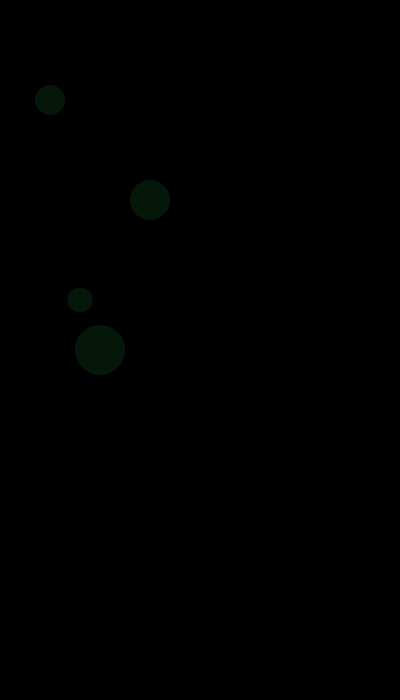
Frame 1 (no input)
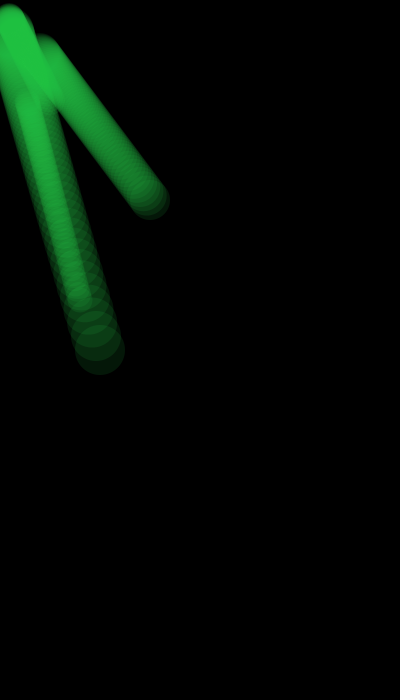
Frame 60 (the mouse pressed at the canvas centre just before this capture)
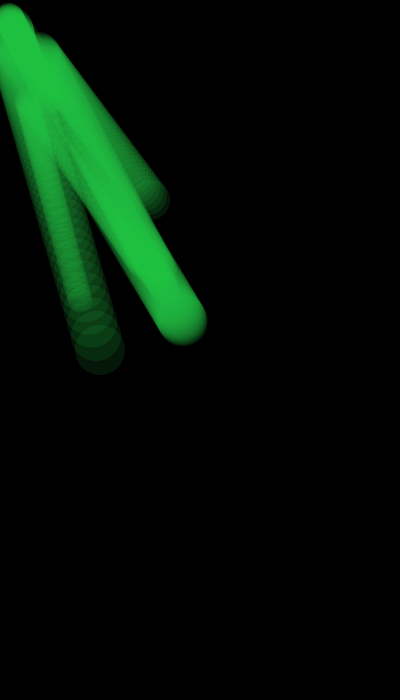
Frame 120 (the mouse held since frame 60 and released just before this capture)

The Processing sketch that drew these frames (run headless with seeded random() and noise(); from frame 60 on, the mouse is pressed at the canvas centre):

// Processing sketch: processing_36094
// ── processing_36094.pde

float e_x = 100;
float e_y = 350;

float e_x2 = 80;
float e_y2 = 300;

float e_x3 = 150;
float e_y3 = 200;

float e_x4 = 50;
float e_y4 = 100;

void setup(){
  size(400,700);
  background(0);
}

void draw() {
 
 fill(30,198,70,30);
 noStroke();
 
 ellipse(e_x,e_y,50,50);
 e_y = e_y + (mouseY - e_y)/25.0;
 e_x = e_x + (mouseX - e_x)/25.0;
 
 ellipse(e_x2,e_y2,25,25);
 e_y2 = e_y2 + (mouseY - e_y2)/55.0;
 e_x2 = e_x2 + (mouseX - e_x2)/55.0;
 
 ellipse(e_x3,e_y3,40,40);
 e_y3 = e_y3 + (mouseY - e_y3)/45.0;
 e_x3 = e_x3 + (mouseX - e_x3)/45.0;
 
  ellipse(e_x4,e_y4,30,30);
 e_y4 = e_y4 + (mouseY - e_y4)/35.0;
 e_x4 = e_x4 + (mouseX - e_x4)/35.0;
}

void mouseClicked(){
  background(0);
}
